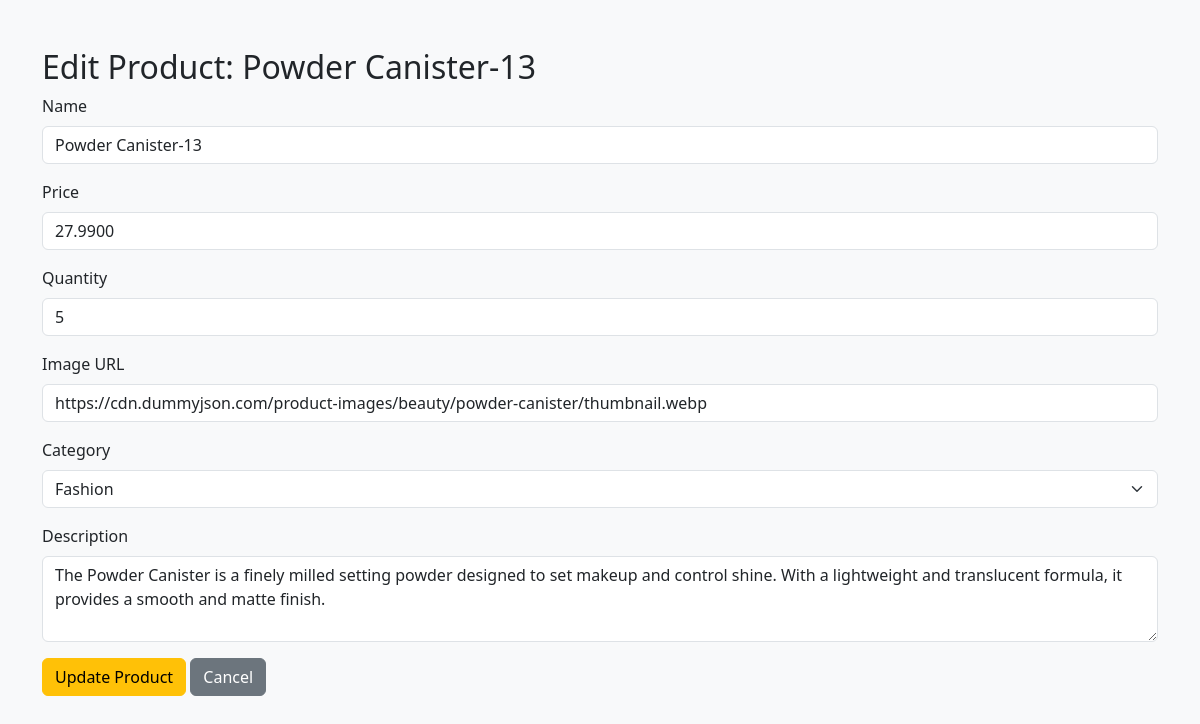
/edit_product.php?id=13, run on the app's committed database.
### tables this page shows
CREATE TABLE `products` (
  `id` int(11) NOT NULL,
  `name` varchar(100) NOT NULL,
  `price` decimal(12,4) NOT NULL,
  `thumbnail` varchar(255) DEFAULT NULL,
  `qty` int(10) UNSIGNED DEFAULT NULL,
  `description` text,
  `category_id` int(11) NOT NULL
);

CREATE TABLE `categories` (
  `id` int(11) NOT NULL,
  `name` varchar(100) NOT NULL,
  `slug` varchar(100) DEFAULT NULL
);

### edit_product.php (the view, shortened to what this page needs)
<?php
require_once("db_connect.php");
if (isset($_GET['id'])) {
    $id = intval($_GET['id']);
    $sql_prod = "SELECT * FROM products WHERE id = $id";
    $result_prod = $conn->query($sql_prod);
    $product = $result_prod->fetch_assoc();
    $sql_cats = "SELECT * FROM categories";
    $result_cats = $conn->query($sql_cats);
    $categories = [];
    while ($row = $result_cats->fetch_assoc()) {
        $categories[] = $row;
    }
} else {
    header("Location: products.php");
    exit();
}
?>
<!DOCTYPE html>
<html lang="en">
<head>
    <?php include("HTML/styles.php"); ?>
</head>
<body>
    <div class="container mt-5">
        <h2>Edit Product: <?php echo $product['name']; ?></h2>
        <form action="update_product.php" method="POST">
            <div class="mb-3">
                <label class="form-label">Name</label>
                <input type="text" class="form-control" name="name"
                    value="<?php echo $product['name']; ?>" required>
            </div>
            <div class="mb-3">
                <label class="form-label">Price</label>
                <input type="number" class="form-control" name="price"
                    value="<?php echo $product['price']; ?>" required>
            </div>
            <div class="mb-3">
                <label class="form-label">Quantity</label>
                <input type="number" class="form-control" name="qty"
                    value="<?php echo $product['qty']; ?>">
            </div>
            <div class="mb-3">
                <label class="form-label">Image URL</label>
                <input type="text" class="form-control" name="thumbnail"
                    value="<?php echo $product['thumbnail']; ?>">
            </div>
            <div class="mb-3">
                <label class="form-label">Category</label>
                <select name="category_id" class="form-select">
                    <?php foreach ($categories as $cat): ?>
                        <option value="<?php echo $cat['id']; ?>"
                            <?php echo ($cat['id'] == $product['category_id']) ? 'selected' : ''; ?>>
                            <?php echo $cat['name']; ?>
                        </option>
                    <?php endforeach; ?>
                </select>
            </div>
            <div class="mb-3">
                <label class="form-label">Description</label>
                <textarea class="form-control" name="description" rows="3"><?php echo $product['description']; ?></textarea>
            </div>
            <button type="submit" class="btn btn-warning">Update Product</button>
            <a href="products.php" class="btn btn-secondary">Cancel</a>
        </form>
    </div>
</body>
</html>

### HTML/styles.php (style rules this page uses)
body { background-color: #f8f9fa; min-height: 100vh; }

### data on the page
products: name "Powder Canister-13", price "27.9900", qty "5", thumbnail "https://cdn.dummyjson.com/product-images/beauty/powder-canister/thumbnail.webp", category_id "Fashion", description "The Powder Canister is a finely milled setting powder designed to set makeup and control shine. With a lightweight and translucent formula, it provides a smooth and matte finish."
